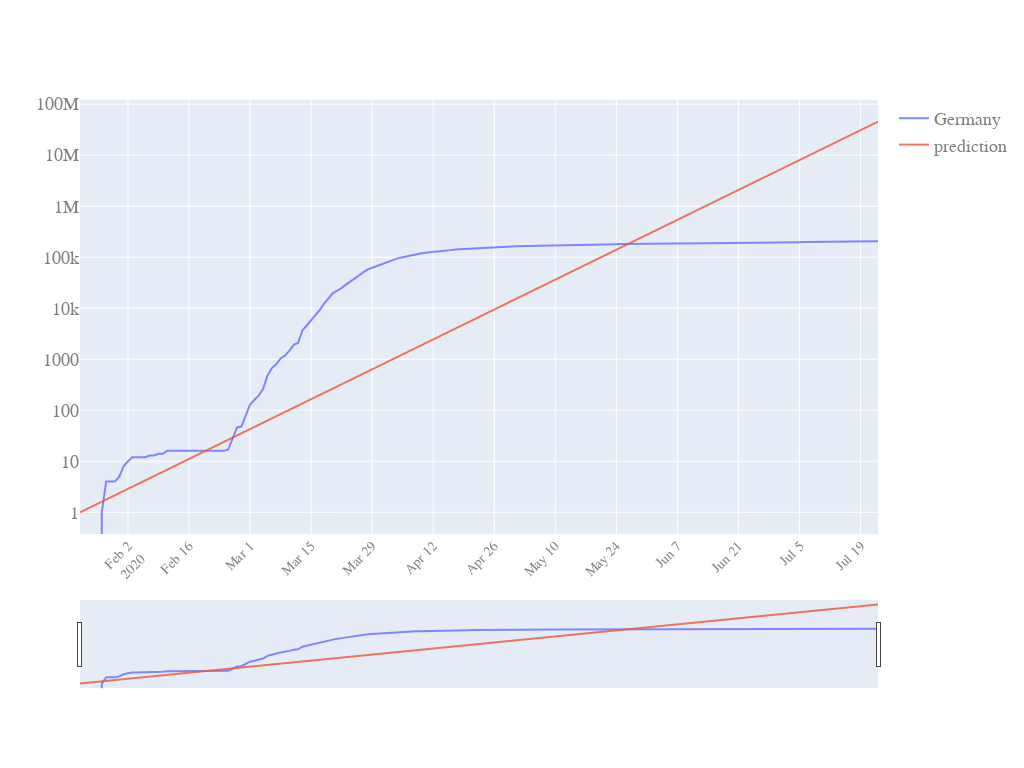

Source (notebook cell):
### Code cell
quick_plot(LR_inspect.date,
           LR_inspect.iloc[:,1:],
           y_scale='log',
           slider=True)

### Figure 1 — Plotly figure (JSON) as saved in the notebook; plotly's stock layout.template omitted (floating-point values rounded to 4 significant figures; data arrays with more than 128 entries replaced by an {"elided": "..."} marker saying what was removed)
{"data": [{"name": "Germany", "opacity": 0.8, "type": "scatter", "x": {"elided": "184 str values"}, "y": {"elided": "184 int values"}}, {"name": "prediction", "opacity": 0.8, "type": "scatter", "x": {"elided": "184 str values"}, "y": {"elided": "184 float values"}}], "layout": {"autosize": true, "font": {"color": "#7f7f7f", "family": "PT Sans, monospace", "size": 18}, "height": 768, "width": 1024, "xaxis": {"nticks": 20, "rangeslider": {"visible": true}, "tickangle": -45, "tickfont": {"color": "#7f7f7f", "size": 14}}, "yaxis": {"type": "log"}}}
